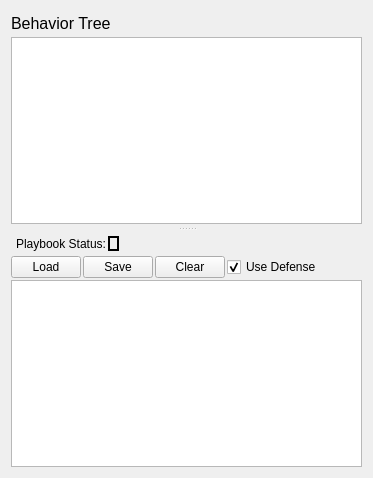
         <widget class="QWidget" name="playsBehaviorsTab">
          <property name="sizePolicy">
           <sizepolicy hsizetype="Expanding" vsizetype="Expanding">
            <horstretch>0</horstretch>
            <verstretch>0</verstretch>
           </sizepolicy>
          </property>
          <attribute name="title">
           <string>Plays / Behaviors</string>
          </attribute>
          <layout class="QVBoxLayout" name="verticalLayout_12">
           <item>
            <widget class="QSplitter" name="splitter_2">
             <property name="frameShadow">
              <enum>QFrame::Sunken</enum>
             </property>
             <property name="orientation">
              <enum>Qt::Vertical</enum>
             </property>
             <property name="handleWidth">
              <number>10</number>
             </property>
             <widget class="QWidget" name="layoutWidget">
              <layout class="QVBoxLayout" name="verticalLayout_11">
               <property name="spacing">
                <number>2</number>
               </property>
               <item>
                <widget class="QLabel" name="behaviorTreeLabel">
                 <property name="minimumSize">
                  <size>
                   <width>0</width>
                   <height>24</height>
                  </size>
                 </property>
                 <property name="font">
                  <font>
                   <pointsize>12</pointsize>
                  </font>
                 </property>
                 <property name="text">
                  <string>Behavior Tree</string>
                 </property>
                </widget>
               </item>
               <item>
                <widget class="QPlainTextEdit" name="behaviorTree">
                 <property name="readOnly">
                  <bool>true</bool>
                 </property>
                </widget>
               </item>
              </layout>
             </widget>
             <widget class="QWidget" name="layoutWidget1">
              <layout class="QVBoxLayout" name="verticalLayout_10">
               <property name="spacing">
                <number>2</number>
               </property>
               <item>
                <layout class="QHBoxLayout" name="horizontalLayout_6">
                 <property name="leftMargin">
                  <number>5</number>
                 </property>
                 <property name="rightMargin">
                  <number>5</number>
                 </property>
                 <item>
                  <widget class="QLabel" name="playsLabel">
                   <property name="sizePolicy">
                    <sizepolicy hsizetype="Minimum" vsizetype="Minimum">
                     <horstretch>0</horstretch>
                     <verstretch>0</verstretch>
                    </sizepolicy>
                   </property>
                   <property name="minimumSize">
                    <size>
                     <width>0</width>
                     <height>0</height>
                    </size>
                   </property>
                   <property name="text">
                    <string>Playbook Status:</string>
                   </property>
                   <property name="scaledContents">
                    <bool>false</bool>
                   </property>
                  </widget>
                 </item>
                 <item>
                  <widget class="QLabel" name="playIndicatorStatus">
                   <property name="maximumSize">
                    <size>
                     <width>30</width>
                     <height>15</height>
                    </size>
                   </property>
                   <property name="frameShape">
                    <enum>QFrame::Box</enum>
                   </property>
                   <property name="lineWidth">
                    <number>2</number>
                   </property>
                   <property name="text">
                    <string/>
                   </property>
                  </widget>
                 </item>
                 <item>
                  <spacer name="horizontalSpacer">
                   <property name="orientation">
                    <enum>Qt::Horizontal</enum>
                   </property>
                   <property name="sizeHint" stdset="0">
                    <size>
                     <width>40</width>
                     <height>20</height>
                    </size>
                   </property>
                  </spacer>
                 </item>
                </layout>
               </item>
               <item>
                <layout class="QHBoxLayout" name="horizontalLayout_9">
                 <property name="sizeConstraint">
                  <enum>QLayout::SetDefaultConstraint</enum>
                 </property>
                 <property name="topMargin">
                  <number>0</number>
                 </property>
                 <item>
                  <widget class="QPushButton" name="loadPlaybook">
                   <property name="maximumSize">
                    <size>
                     <width>70</width>
                     <height>16777215</height>
                    </size>
                   </property>
                   <property name="text">
                    <string>Load</string>
                   </property>
                  </widget>
                 </item>
                 <item>
                  <widget class="QPushButton" name="savePlaybook">
                   <property name="maximumSize">
                    <size>
                     <width>70</width>
                     <height>16777215</height>
                    </size>
                   </property>
                   <property name="text">
                    <string>Save</string>
                   </property>
                  </widget>
                 </item>
                 <item>
                  <widget class="QPushButton" name="clearPlays">
                   <property name="maximumSize">
                    <size>
                     <width>70</width>
                     <height>16777215</height>
                    </size>
                   </property>
                   <property name="text">
                    <string>Clear</string>
                   </property>
                  </widget>
                 </item>
                 <item>
                  <widget class="QCheckBox" name="useDefenseCheckBox">
                   <property name="sizePolicy">
                    <sizepolicy hsizetype="Preferred" vsizetype="Fixed">
                     <horstretch>0</horstretch>
                     <verstretch>0</verstretch>
                    </sizepolicy>
                   </property>
                   <property name="minimumSize">
                    <size>
                     <width>0</width>
                     <height>0</height>
                    </size>
                   </property>
                   <property name="maximumSize">
                    <size>
                     <width>16777215</width>
                     <height>16777215</height>
                    </size>
                   </property>
                   <property name="text">
                    <string>Use Defense</string>
                   </property>
                   <property name="checked">
                    <bool>true</bool>
                   </property>
                  </widget>
                 </item>
                 <item>
                  <spacer name="horizontalSpacer_4">
                   <property name="orientation">
                    <enum>Qt::Horizontal</enum>
                   </property>
                   <property name="sizeHint" stdset="0">
                    <size>
                     <width>40</width>
                     <height>20</height>
                    </size>
                   </property>
                  </spacer>
                 </item>
                </layout>
               </item>
               <item>
                <widget class="QTreeView" name="plays">
                 <property name="sizePolicy">
                  <sizepolicy hsizetype="Expanding" vsizetype="Expanding">
                   <horstretch>0</horstretch>
                   <verstretch>0</verstretch>
                  </sizepolicy>
                 </property>
                 <attribute name="headerCascadingSectionResizes">
                  <bool>true</bool>
                 </attribute>
                 <attribute name="headerStretchLastSection">
                  <bool>false</bool>
                 </attribute>
                </widget>
               </item>
              </layout>
             </widget>
            </widget>
           </item>
          </layout>
         </widget>
